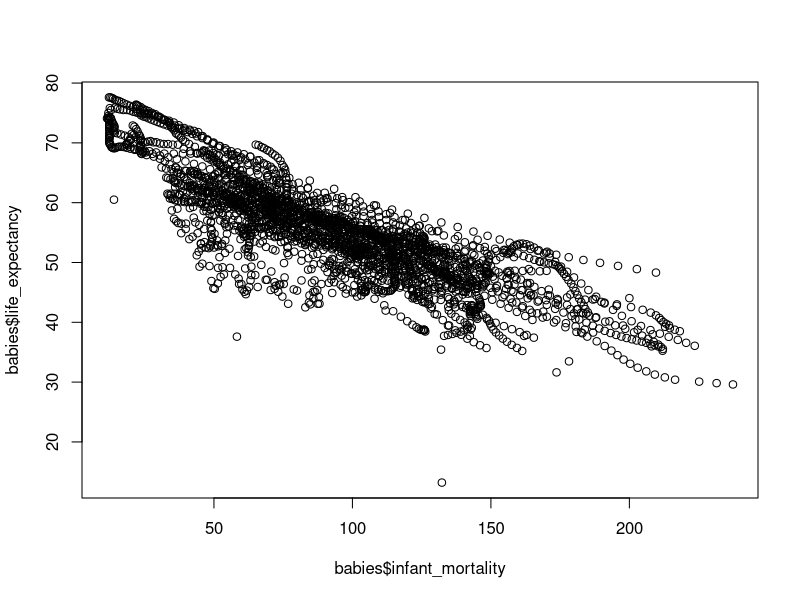
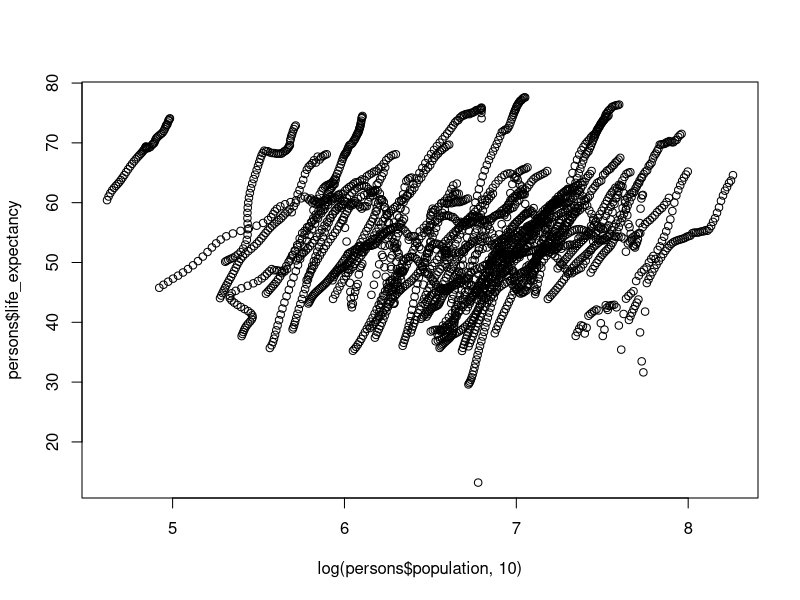
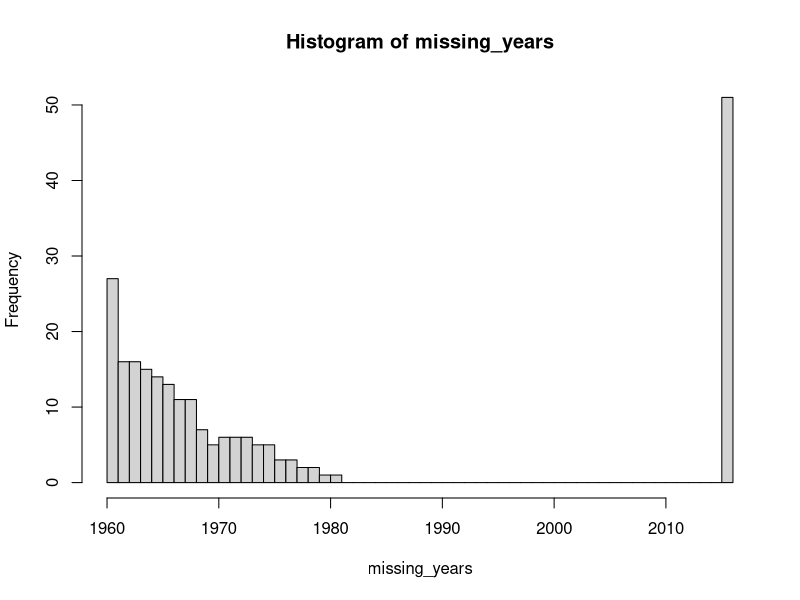
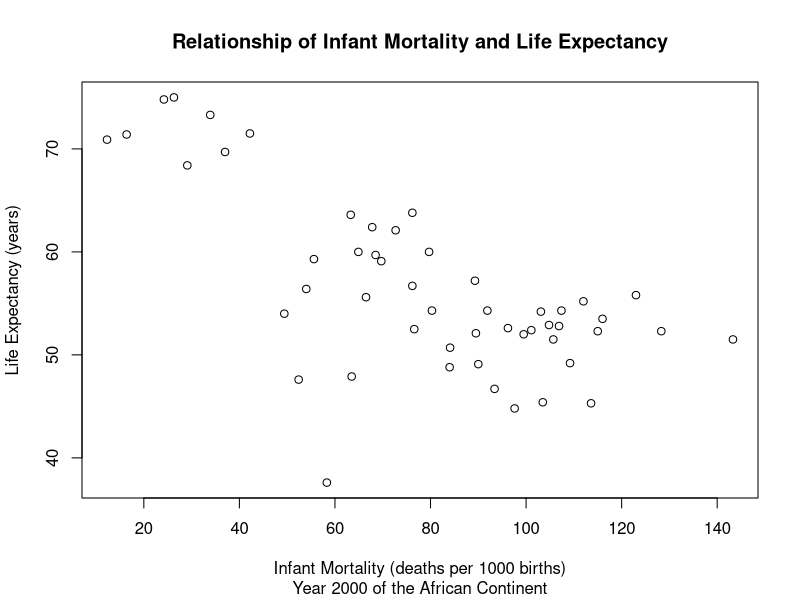
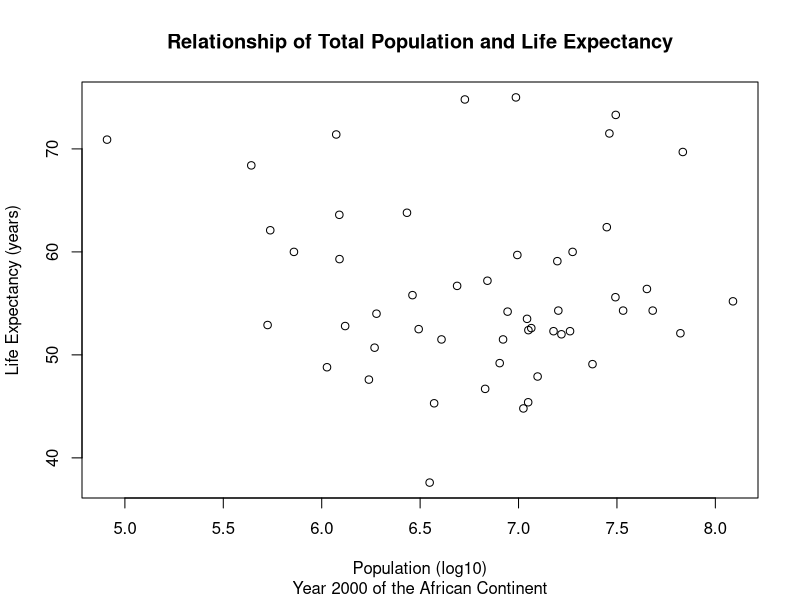
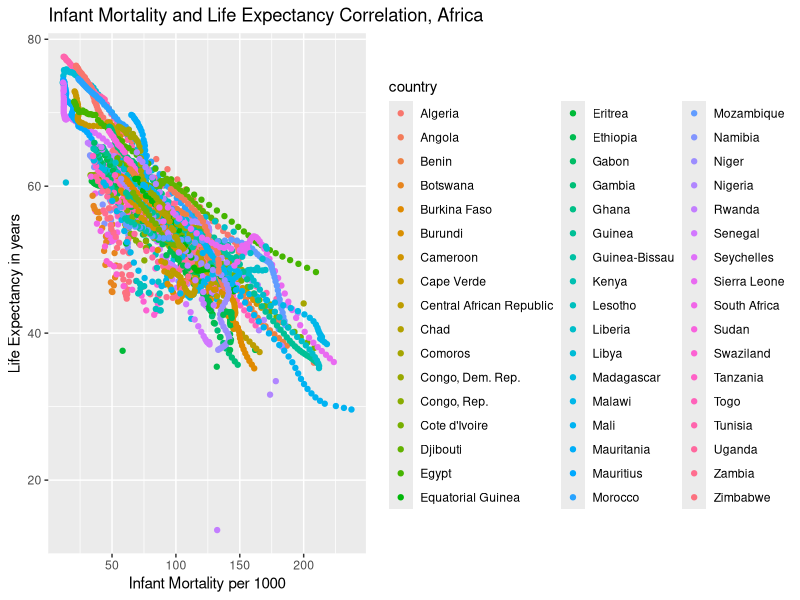
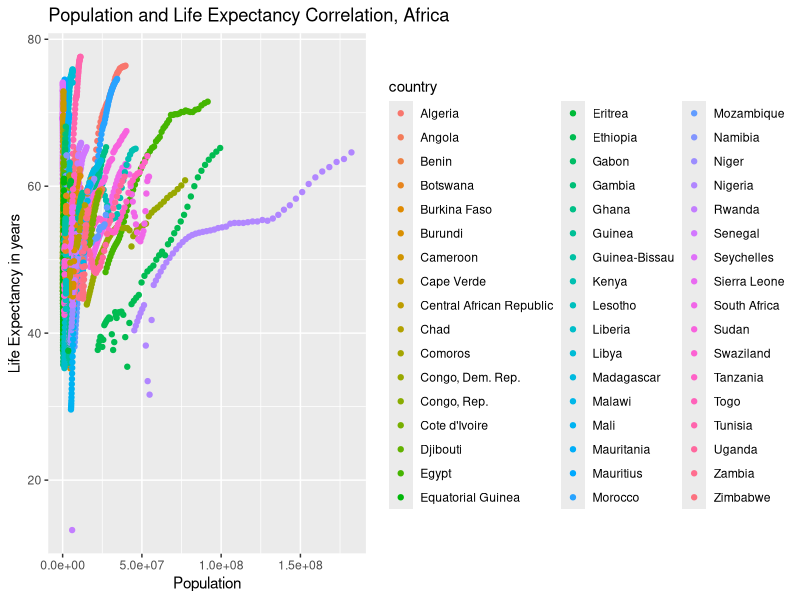
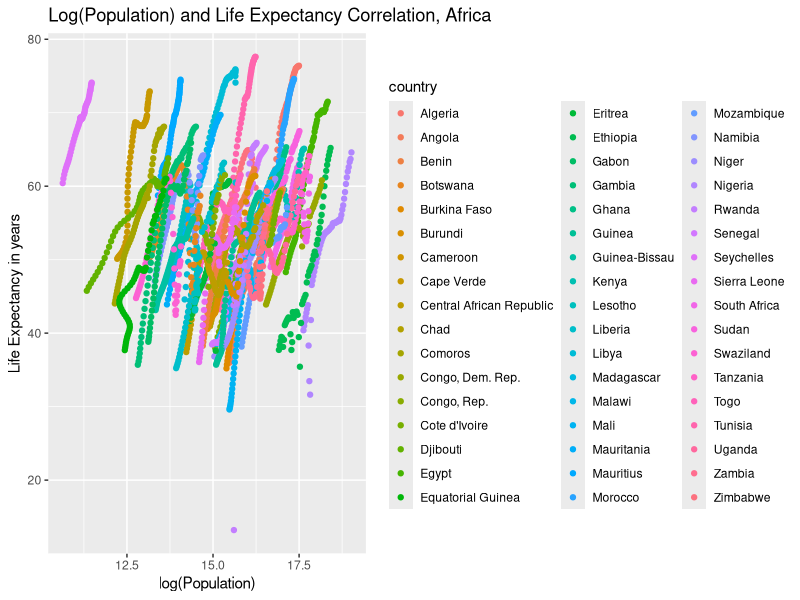

Generate these figures, in order, with R:
## ---- chunk 1
library("dslabs")
data(gapminder)
help(gapminder)
## ---- chunk 2
str(gapminder)
## ---- chunk 3
summary(gapminder)
## ---- chunk 4
class(gapminder)
## ---- chunk 5
africadata <- subset(gapminder, continent == "Africa")

str(africadata)

summary(africadata)
## ---- chunk 6
babies <- subset(africadata, select = c(infant_mortality, life_expectancy))

str(babies)

summary(babies)

## ---- chunk 7

persons <- subset(africadata, select = c(population, life_expectancy))

str(persons)

summary(persons)
## ---- chunk 8
plot(x = babies$infant_mortality, y = babies$life_expectancy, type = "p")
## ---- chunk 9
plot(x = log(persons$population, 10), y = persons$life_expectancy)
## ---- chunk 10
ind <- is.na(africadata$infant_mortality)

missing_years <- africadata$year[ind]

print(missing_years)

hist(missing_years, breaks = 40, freq = TRUE)
## ---- chunk 11
Year2000 <- subset(africadata, year == "2000")

str(Year2000)

summary(Year2000)
## ---- chunk 12
plot(x = Year2000$infant_mortality, y = Year2000$life_expectancy, main = "Relationship of Infant Mortality and Life Expectancy", sub = "Year 2000 of the African Continent", xlab = "Infant Mortality (deaths per 1000 births)", ylab = "Life Expectancy (years)")

plot(x = log(Year2000$population, 10), y = Year2000$life_expectancy, main = "Relationship of Total Population and Life Expectancy", sub = "Year 2000 of the African Continent", xlab = "Population (log10)", ylab = "Life Expectancy (years)")
## ---- chunk 13
fit1 <- lm(Year2000$life_expectancy ~ Year2000$infant_mortality)

fit2 <- lm(Year2000$life_expectancy ~ log(Year2000$population, 10))

summary(fit1)

summary(fit2)
## ---- chunk 14

#Module 6 Tidyverse Exercise written by Jonathan Wilson

library(tidyverse)
library(skimr)

glimpse(gapminder)
skim(gapminder)

## ---- chunk 15

#select African countries and extract data and keep variables infant_mortality, life_expectancy, population and country, using filter and select from dplyr

gapminder %>%

  filter(continent == "Africa") %>%

  select(infant_mortality, life_expectancy, population, country) %>%
  
#use ggplot to make 2 plots of life expectancy as a function of infant mortality and then of population, using a different colour for each country

  ggplot() + geom_point(aes(infant_mortality, life_expectancy, col= country)) + labs(x="Infant Mortality per 1000", y= "Life Expectancy in years", title= "Infant Mortality and Life Expectancy Correlation, Africa")

## ---- chunk 16
#now repeat with population

gapminder %>%

  filter(continent == "Africa") %>%

  select(infant_mortality, life_expectancy, population, country) %>%

  ggplot() + geom_point(aes(population, life_expectancy, col= country)) + labs(x="Population", y= "Life Expectancy in years", title= "Population and Life Expectancy Correlation, Africa")


## ---- chunk 17
#Repeated again with log(population)
gapminder %>%

  filter(continent == "Africa") %>%

  select(infant_mortality, life_expectancy, population, country) %>%

  ggplot() + geom_point(aes(log(population), life_expectancy, col= country)) +labs(x="log(Population)", y= "Life Expectancy in years", title= "Log(Population) and Life Expectancy Correlation, Africa")


## ---- chunk 18

#now make another plot using gapminder object
#this time pull only the data for the year 2000 and Africa and plot infant mortality vs life expectancy
#also add linear fit model to plot 

gapminder %>%

  filter(continent == "Africa", year == 2000) %>%

  select(infant_mortality, life_expectancy, population, country) %>%

  ggplot(aes(infant_mortality, life_expectancy)) + geom_point() + geom_smooth(method = "lm") + labs(x="Infant Mortality per 1000", y= "Life Expectancy in years", title= "Infant Mortality and Life Expectancy Correlation, Africa, year 2000")
